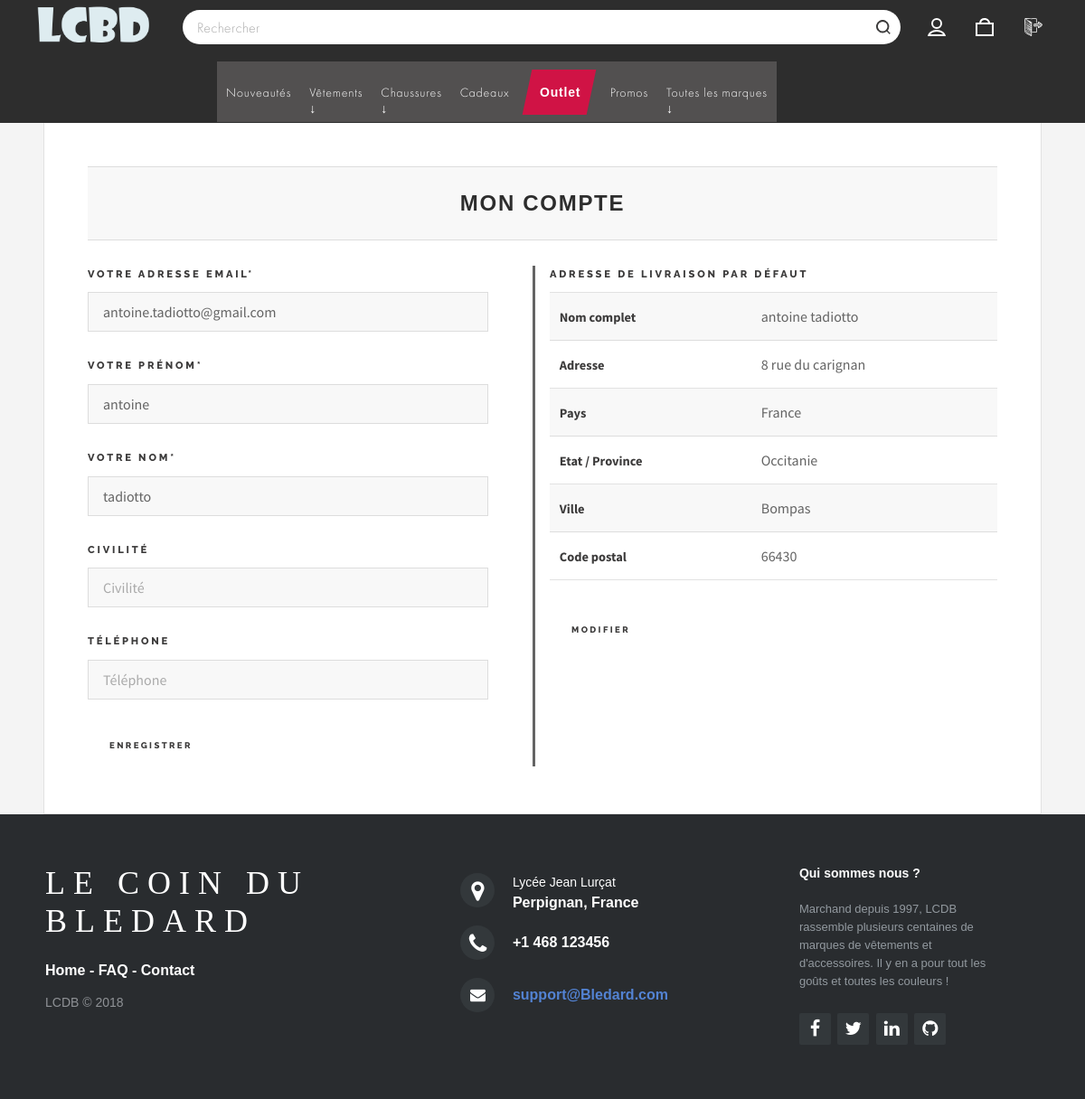
/profil.php (signed in), run on an earlier commit of the app's database.
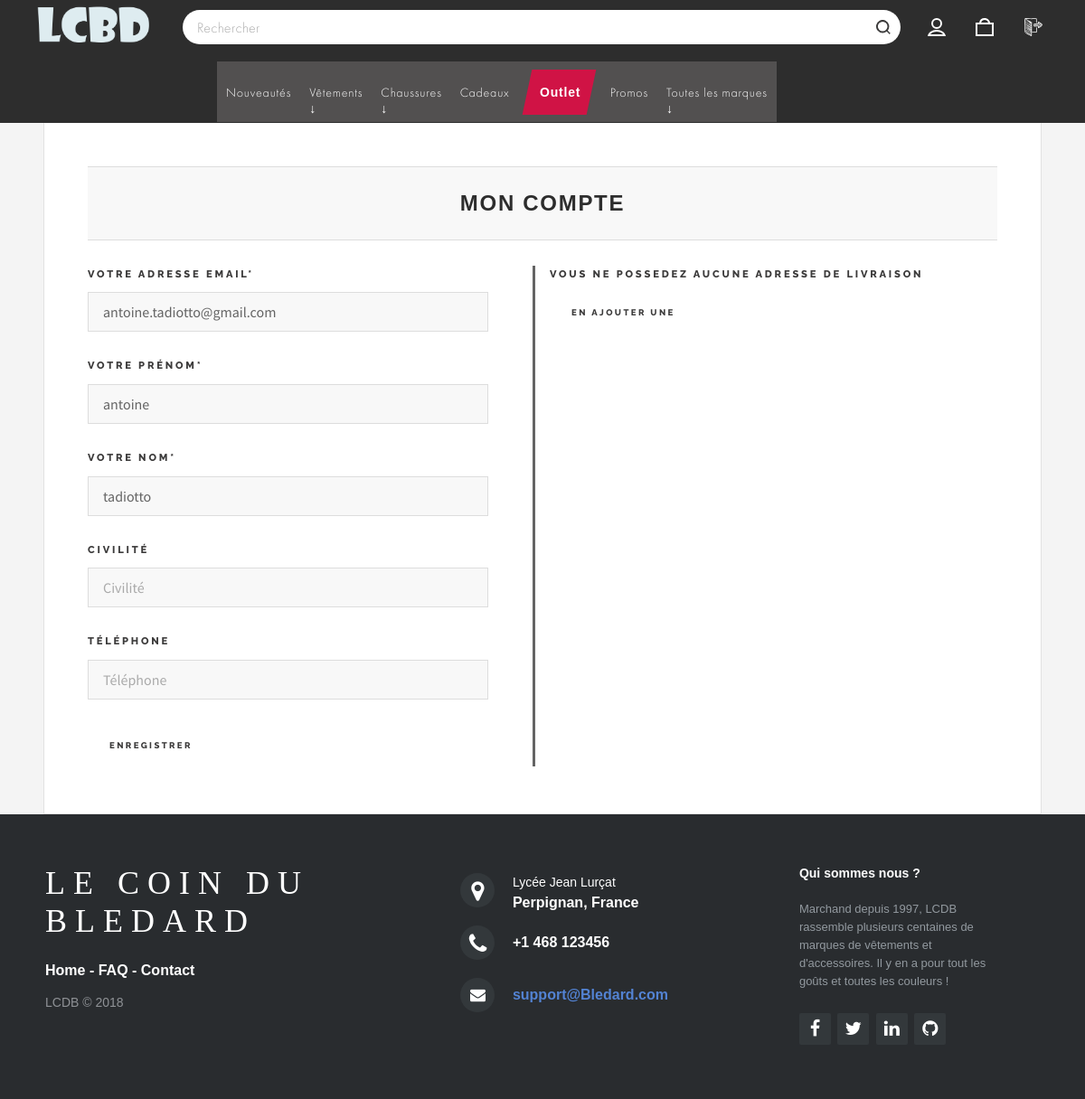
And on a later commit of the database.
### tables this page shows
CREATE TABLE `client` (
  `id_client` int(11) NOT NULL,
  `email_client` varchar(255) NOT NULL,
  `nom_affichage` varchar(255) NOT NULL,
  `mot_de_passe` varchar(255) NOT NULL,
  `civilite` int(11) DEFAULT NULL,
  `nom_client` varchar(255) NOT NULL,
  `prenom_client` varchar(255) NOT NULL,
  `telephone_client` varchar(255) DEFAULT NULL,
  `id_question` int(11) DEFAULT NULL,
  `reponse` varchar(255) DEFAULT NULL,
  `datecreation_client` date NOT NULL,
  `administrateur` int(1) NOT NULL DEFAULT '0'
);

CREATE TABLE `adresseclient` (
  `id_adresseclient` int(11) NOT NULL,
  `id_client` int(11) NOT NULL,
  `libelle_adresseclient` varchar(255) NOT NULL,
  `nomcomplet_adresseclient` varchar(255) NOT NULL,
  `societe_adresseclient` varchar(255) DEFAULT NULL,
  `voie_adresseclient` varchar(255) DEFAULT NULL,
  `complement_adresseclient` varchar(255) DEFAULT NULL,
  `lieuditbp_adresseclient` varchar(255) DEFAULT NULL,
  `codepostal_adresseclient` varchar(255) NOT NULL,
  `etatprovince_adresseclient` varchar(255) NOT NULL,
  `ville_adresseclient` varchar(255) NOT NULL,
  `pays_adresseclient` varchar(255) NOT NULL,
  `typeadresse_adresseclient` int(11) DEFAULT NULL,
  `idclient_type_adresseclient` int(11) DEFAULT NULL,
  `adressedefaut_adresseclient` int(11) NOT NULL,
  `idclient_adressedefaut_adresseclient` int(11) DEFAULT NULL
);

### profil.php (the view, shortened to what the rows shown need)
<?php include ('inc/bdd.php'); ?>
<?php
$id_client = $_SESSION['id_client'];
$req_client = $bdd->prepare('SELECT * FROM client WHERE id_client = ? LIMIT 1');
$req_client->execute(array($id_client));
$result_client = $req_client->fetch();
$adrpardef = $bdd->prepare("SELECT * FROM adresseclient WHERE id_client = ? AND adressedefaut_adresseclient = 1 LIMIT 1");
$adrpardef->execute(array($id_client));
$adrexist = $adrpardef->rowCount();
?>
        <?php include ('inc/header.php') ?>
        <link rel="stylesheet" href="assets/css/index.css" />
        <div id="wrapper">
        <div id="main">
          <article class="post">
            <section id="category-banner-wrapper" class="sect_titre">
              <h1 class="style_titre">Mon compte</h1>
            </section>
            <div class="primary">
              <br>
              <?php if(empty($_GET['adrlivr'])){ ?>
                <div class="row">
                  <div class="col-md-6 col-sm-6" style="border-right: solid;">
                    <h4>Votre adresse email*</h4>
                    <input type="text" placeholder="Adresse email" value="<?php echo $result_client['email_client'] ?>" name="" style="width:90%;">
                    <br>
                    <h4>Votre prénom*</h4>
                    <input type="text" placeholder="Prénom" value="<?php echo $result_client['prenom_client'] ?>" name="" style="width:90%;">
                    <br>
                    <h4>Votre nom*</h4>
                    <input type="text" placeholder="Nom" value="<?php echo $result_client['nom_client'] ?>" name="" style="width:90%;">
                    <br>
                    <h4>Civilité</h4>
                    <input type="text" placeholder="Civilité" value="<?php echo $result_client['civilite'] ?>" name="" style="width:90%;">
                    <br>
                    <h4>Téléphone</h4>
                    <input type="text" placeholder="Téléphone" value="<?php echo $result_client['telephone_client'] ?>" name="" style="width:90%;">
                    <br>
                    <button type="submit" name="">Enregistrer</button>
                  </div>
                  <div class="col-md-6 col-sm-6">
                    <?php if($adrexist != 0){
                      $result_adr = $adrpardef->fetch();?>
                      <h4>Adresse de livraison par défaut</h4>
                      <table>
                         <tr>
                             <th>Nom complet</th>
                             <td><?php echo $result_adr['nomcomplet_adresseclient'] ?></td>
                         </tr>
                         <tr>
                             <th>Adresse</th>
                             <td><?php echo $result_adr['libelle_adresseclient'] ?></td>
                         </tr>
                         <tr>
                             <th>Pays</th>
                             <td><?php echo $result_adr['pays_adresseclient'] ?></td>
                         </tr>
                         <tr>
                             <th>Etat / Province</th>
                             <td><?php echo $result_adr['etatprovince_adresseclient'] ?></td>
                         </tr>
                         <tr>
                             <th>Ville</th>
                             <td><?php echo $result_adr['ville_adresseclient'] ?></td>
                         </tr>
                         <tr>
                             <th>Code postal</th>
                             <td><?php echo $result_adr['codepostal_adresseclient'] ?></td>
                         </tr>
                      </table>
                      <a href="profil.php?adrlivr=1"><button type="submit">Modifier</button></a>
                    <?php } else { ?>
                      <h4>Vous ne possedez aucune adresse de livraison</h4>
                      <a href="profil.php?adrlivr=1"><button type="submit">En ajouter une</button></a>
                    <?php } ?>
                  </div>
                </div>
              <?php } else {
                if($_GET['adrlivr']==1){
                  if($adrexist != 0){
                    $result_adr = $adrpardef->fetch();?>
                  <h4>Modifier votre adresse de livraison</h4>
                  <form id="form" method="POST" action="#">
                  <label>Nom complet*</label>
                  <input type="text" name="nomcomplet_livr" placeholder="Prenom + Nom" value="<?php echo $result_adr['nomcomplet_adresseclient'] ?>"/>
                  <br>
                  <label>Societe(optionel)</label>
                  <input type="text" name="Societe" placeholder="Société" value="<?php echo $result_adr['societe_adresseclient'] ?>"/>
                  <br>
                  <label>Adresse*</label>
                  <input type="text" name="Adresse" placeholder="Adresse" value="<?php echo $result_adr['libelle_adresseclient'] ?>"/>
                  <br>
                  <label>Pays*</label>
                  <select name="Pays">
                  <option value ="<?php echo $result_adr['pays_adresseclient'] ?>"><?php echo $result_adr['pays_adresseclient'] ?></option>
                  </select>
                  <br>
                  <label>Etat / Province*</label>
                  <select name="etat_province">
                  <option value ="<?php echo $result_adr['etatprovince_adresseclient'] ?>"><?php echo $result_adr['etatprovince_adresseclient'] ?></option>
                  </select>
                  <br>
                  <label>Ville*</label>
                  <input type="text" name="Ville" placeholder="Ville" value="<?php echo $result_adr['ville_adresseclient'] ?>"/>
                  <br>
                  <label>Code Postal*</label>
                  <input type="text" name="Cp" placeholder="Code Postal" value="<?php echo $result_adr['codepostal_adresseclient'] ?>"/>
                  </br>
                  <input style="font-size: 22px;" type="submit" name="modif_livr"/>
                </form>
              <?php } else {?>
                <h4>Ajoutez une adresse de livraison</h4>
                <form id="form" method="POST" action="#">
                <label>Prénom*</label>
                <input type="text" name="Prenom_livr" placeholder="Prenom"/>
                <br>
                <label>Nom*</label>
                <input type="text" name="Nom_livr" placeholder="Nom"/>
                <br>
                <label>Societe(optionel)</label>
                <input type="text" name="Societe" placeholder="Société"/>
                <br>
                <label>Adresse*</label>
                <input type="text" name="Adresse" placeholder="Adresse"/>
                <br>
                <label>Pays*</label>
                <select name="Pays">
                <option value ="France">France</option>
                </select>
                <br>
                <label>Etat / Province*</label>
                <select name="etat_province">
                <option value ="Occitanie">Occitanie</option>
                </select>
                <br>
                <label>Ville*</label>
                <input type="text" name="Ville" placeholder="Ville"/>
                <br>
                <label>Code Postal*</label>
                <input type="text" name="Cp" placeholder="Code Postal"/>
                </br>
                <input style="font-size: 22px;" type="submit" name="ajout_livr"/>
              </form>
              <?php } } else { ?>
                <h4>Une erreur est survenue !</h4>
              <?php } } ?>
            </div>
          </article>
          <?php include ('inc/footer.php') ?>

What changed in the data, as far as the page shows it:
removed adresseclient: nomcomplet_adresseclient "antoine tadiotto", libelle_adresseclient "8 rue du carignan", pays_adresseclient "France", etatprovince_adresseclient "Occitanie", ville_adresseclient "Bompas", codepostal_adresseclient "66430"
Also different on the page:
text no longer shown: "ADRESSE DE LIVRAISON PAR DÉFAUT Nom complet Adresse Pays Etat / Province Ville Code postal MODIFIER"
text now shown: "VOUS NE POSSEDEZ AUCUNE ADRESSE DE LIVRAISON EN AJOUTER UNE"
